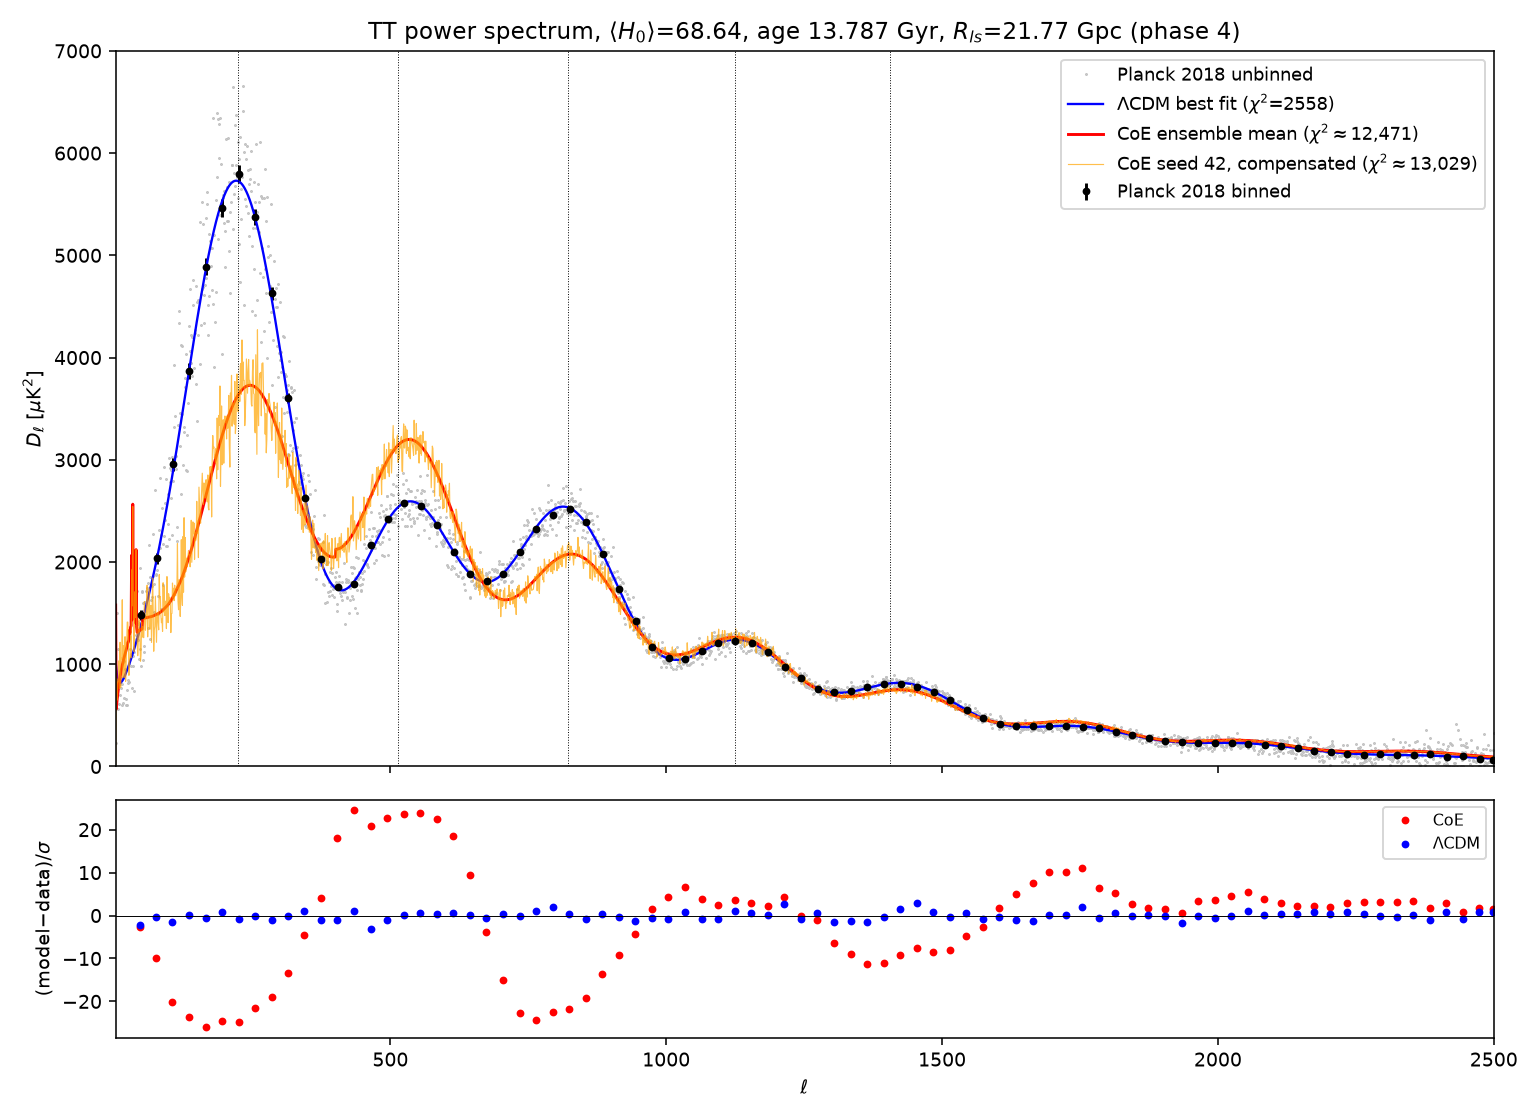

Reproduce this figure in Python.
# Phase4 TT power spectrum: CoE model (H0=68.64, age 13.787 Gyr, field refit from scratch) vs Planck 2018
import numpy as np, matplotlib; matplotlib.use('Agg'); import matplotlib.pyplot as plt
z=np.load('p6_age_fld.npz'); l=np.arange(len(z['D']))
b=np.loadtxt('/workspace/planck/COM_PowerSpect_CMB-TT-binned_R3.01.txt')
f=np.loadtxt('/workspace/planck/COM_PowerSpect_CMB-TT-full_R3.01.txt')
fig,ax=plt.subplots(2,1,figsize=(11,8),sharex=True,gridspec_kw={'height_ratios':[3,1]})
ax[0].plot(f[:,0],f[:,1],'.',ms=1,color='0.75',label='Planck 2018 unbinned')
ax[0].errorbar(b[:,0],b[:,1],yerr=[b[:,2],b[:,3]],fmt='o',ms=3,color='k',label='Planck 2018 binned')
ax[0].plot(l[2:],z['Lt'][2:],'b-',lw=1.2,label=r'$\Lambda$CDM best fit ($\chi^2$=2558)')
ax[0].plot(l[2:],z['D'][2:],'r-',lw=1.5,label=r'CoE ensemble mean ($\chi^2\approx$12,471)')
ax[0].plot(l[2:],z['Drc'][2:],color='orange',lw=0.6,alpha=0.7,label=r'CoE seed 42, compensated ($\chi^2\approx$13,029)')
ax[0].set_ylabel(r'$D_\ell$ [$\mu$K$^2$]'); ax[0].set_ylim(0,7000); ax[0].legend(fontsize=9)
ax[0].set_title(r'TT power spectrum, $\langle H_0\rangle$=68.64, age 13.787 Gyr, $R_{ls}$=21.77 Gpc (phase 4)')
for p in [224,514,822,1124,1405]: ax[0].axvline(p,color='k',ls=':',lw=0.5)
lb=b[:,0].astype(int); err=0.5*(b[:,2]+b[:,3])
ax[1].plot(lb,(np.interp(lb,l,z['D'])-b[:,1])/err,'r.',label='CoE')
ax[1].plot(lb,(np.interp(lb,l,z['Lt'])-b[:,1])/err,'b.',label=r'$\Lambda$CDM')
ax[1].axhline(0,color='k',lw=0.5); ax[1].set_ylabel(r'(model$-$data)/$\sigma$'); ax[1].set_xlabel(r'$\ell$'); ax[1].legend(fontsize=8)
ax[1].set_xlim(2,2500); plt.tight_layout(); plt.savefig('TT_spectrum_plot.png',dpi=140)
